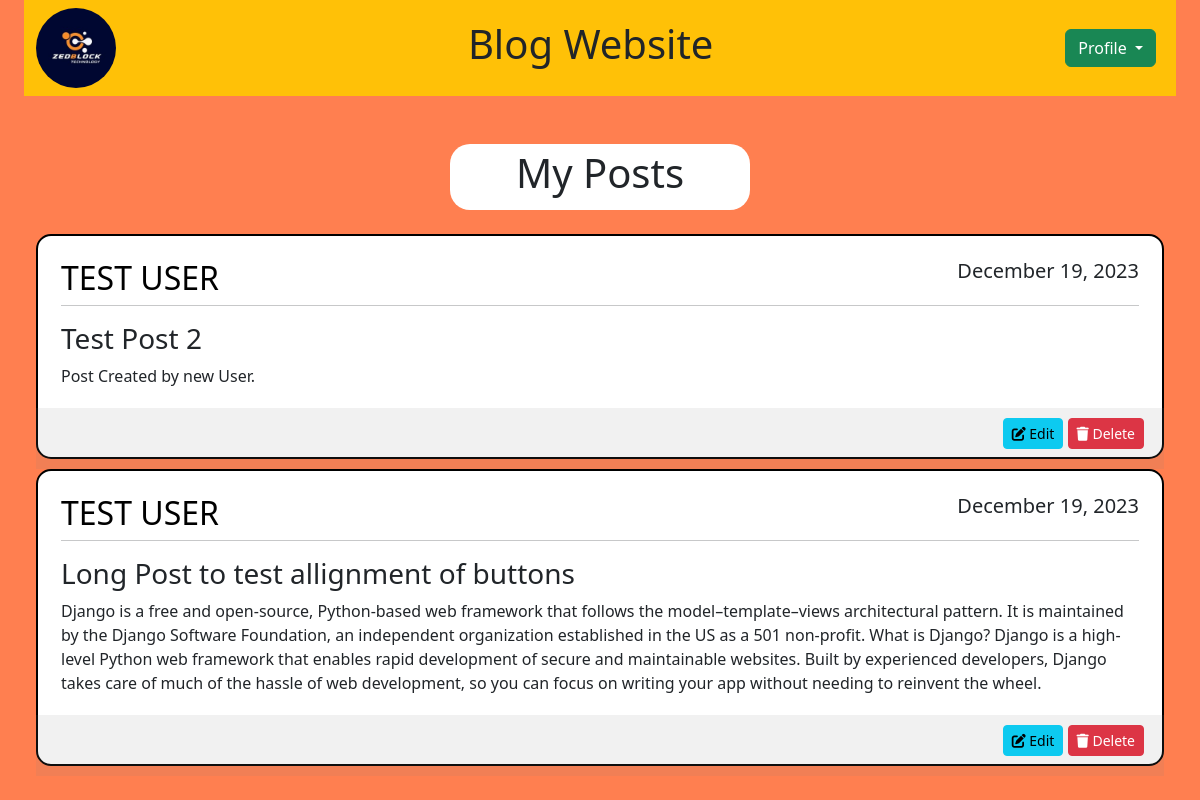
The page /mypost/ (signed in) on the database its author committed.
### blog_app/models.py (models this page shows, shortened)
class Post(models.Model):
    title = models.CharField(max_length=100)
    content = models.TextField()
    date_posted = models.DateTimeField(default=timezone.now)
    author = models.ForeignKey(User, on_delete=models.CASCADE)

### blog_app/views.py (the view)
# urls.py: path('mypost/', views.my_post, name='my-post'),
def my_post(request):
    if request.user.is_authenticated:
        context = {
            'posts': Post.objects.filter(author=request.user)
        }
        return render(request, 'blog_app/my_post.html', context)
    else:
        return redirect('/login')

### blog_app/templates/blog_app/my_post.html (shortened to what this page needs)
{% extends 'blog_app/base.html' %}
{% block content %}
{% load static %}
<div class="container custom-container">
    <nav class="navbar navbar-light bg-warning">
        <div class="container-fluid">
            <a href="/home"><img class="rounded-circle" src="{% static 'image/logo.png' %}" alt="" height="80"></a>
            <h1>Blog Website</h1>
            <form class="form-inline my-2 my-lg-0">
                <div class="dropdown me-2">
                    <button class="btn btn-success dropdown-toggle" type="button" id="dropdownMenuButton" data-bs-toggle="dropdown" aria-haspopup="true" aria-expanded="false">
                        Profile
                    </button>
                </div>
            </form>
        </div>
    </nav>
    <br><br>
    <div class="container custom-container" style="max-width: 300px ; border-radius: 20px; padding-top: 5px; padding-bottom: 5px; background-color:#ffffff; text-align: center ">
        <h1>My Posts </h1>
    </div>
    <br>
    <div class="container custom-container" style="max-width: 1350px ;">
        {% for post in posts %}
        <article class="media content-section">
            <div class="media-body" style="border: 2px solid black; padding: 23px; margin-bottom: 10px; background-color:#ffffff; border-radius:15px ;">
                <div class="article-metadata">
                    <h2 class="text-uppercase" style="text-align:left;float:left; color: #000000;">{{ post.author }}</h2>
                    <h5 style="text-align:right;float:right;">{{ post.date_posted|date:"F d, Y" }}</h5>
                    <hr style="clear:both;" />
                </div>
                <h3>{{ post.title }}</h3>
                <p class="article-content">{{ post.content }}</p>
                <div class="card-footer" style="text-align:right; margin: 20px -25px -35px;background-color:rgba(129,127,127,0.11); padding: 10px 20px 20px;">
                    <a class="btn btn-sm btn-info" href="/edit/{{post.id}}"><i class="fa-solid fa-pen-to-square"></i> Edit</a>
                    <a class="btn btn-sm btn-danger" href="/delete/{{post.id}}"> <i class="fa-solid fa-trash"></i> Delete</a>
                </div>
            </div>
        </article>
        {% endfor %}
    </div>
</div>
{% endblock %}

### blog_app/templates/blog_app/base.html (style rules this page uses)
body { background-color: coral; }
.custom-container { max-width: 1350px; }

### rows shown on the page
Post: author "TEST USER", date_posted "December 19, 2023", title "Test Post 2", content "Post Created by new User."
Post: author "TEST USER", date_posted "December 19, 2023", title "Long Post to test allignment of buttons", content "Django is a free and open-source, Python-based web framework that follows the model–template–views architectural pattern. It is maintained by the Django Software Foundation, an independent organization established in the US as a 501 non-profit. What is Django? Django is a high-level Python web framework that enables rapid development of secure and maintainable websites. Built by experienced developers, Django takes care of much of the hassle of web development, so you can focus on writing your app without needing to reinvent the wheel."
